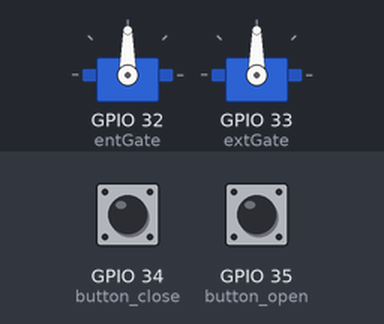
Bench run of a sketch on a simulated ESP32. Shown: 2 × servo. The inputs (shaded band) are chosen by the test bench; at power-on: GPIO 34 (button_close) LOW, GPIO 35 (button_open) LOW. WiFi joins after 1.5 s; servers stay silent unless stated; uploads are accepted with an empty reply; what the sketch prints to the serial monitor is not drawn.

Above: at 2.7 s.
2.8 s: GPIO 34 (button_close) pulled HIGH for 0.15 s
At 3.8 s:
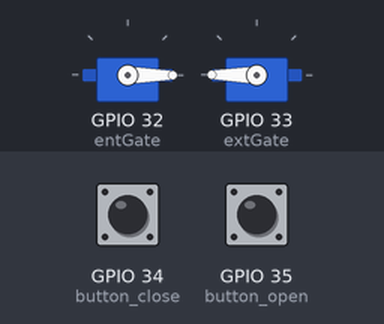
4.4 s: GPIO 35 (button_open) pulled HIGH for 0.15 s
At 5.0 s:
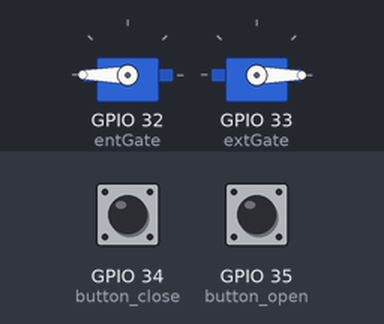
6.0 s: GPIO 34 (button_close) pulled HIGH for 1 s
At 7.4 s:
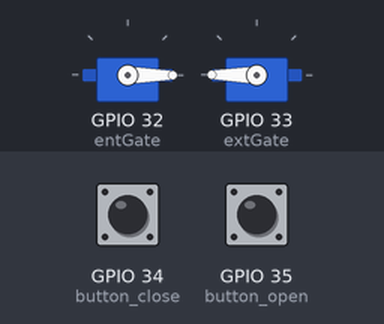
8.5 s: GPIO 35 (button_open) pulled HIGH for 1 s
At 9.4 s:
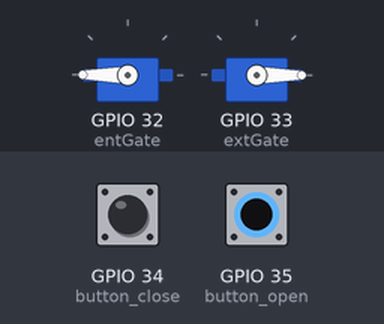
Timing chart, 0 to 11.5 s (numbered marks = the images above; inputs shaded):
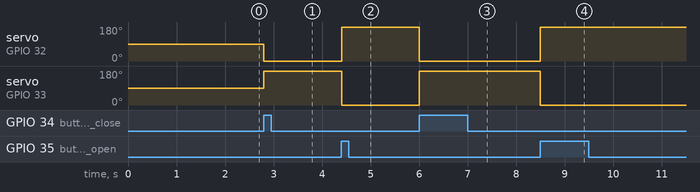

Measured:
- after the input at 2.8 s, servo on GPIO 32 (entGate): 90° → 0° at once; servo on GPIO 33 (extGate): 90° → 180° at once
- after the input at 4.4 s, servo on GPIO 32 (entGate): 0° → 180° at once; servo on GPIO 33 (extGate): 180° → 0° at once
- after the input at 6.0 s, servo on GPIO 32 (entGate): 180° → 0° at once; servo on GPIO 33 (extGate): 0° → 180° at once
- after the input at 8.5 s, servo on GPIO 32 (entGate): 0° → 180° at once; servo on GPIO 33 (extGate): 180° → 0° at once

The sketch:

esp32_swissgate.ino
```cpp
#include <WiFi.h>
#include <HTTPClient.h>
#include <ArduinoJson.h>
#include <ESP32Servo.h>

const char ssid[] = "POCO F3";
const char password[] = "nopassword";

// const char* ssid = "1Oz6-2.4G";  // Replace with your Wi-Fi SSID
// const char* password = "1_Oz6@915";  // Replace with your Wi-Fi password

// const char* ssid = "testing1";  // Replace with your Wi-Fi SSID
// const char* password = "hyc12345";  // Replace with your Wi-Fi password

const char* server = "https://apiv2.favoriot.com/v2/streams";
const char* apiKey = "";  // Replace with your Favoriot API Key
const char* deviceID = "";  // Replace with your Favoriot Device ID

Servo myServo;
int entGate = 32; // Change to the pin you want to use on Arduino Mega
Servo myServo2;
int extGate = 33; // Change to the pin you want to use on Arduino Mega
int angle2 = 0;
int button_open = 35;  //green button
int button_close = 34;  //blue button

unsigned long previousMillis = 0;  // Stores last time HTTP request was made
const long interval = 5000;  // Interval for HTTP request (5 seconds)

void setup() {
  Serial.begin(115200);
  myServo.attach(entGate);
  myServo2.attach(extGate);
  pinMode(button_open, INPUT);
  pinMode(button_close, INPUT);

  // Connect to Wi-Fi
  WiFi.begin(ssid, password);
  while (WiFi.status() != WL_CONNECTED) {
    delay(500);
    Serial.print(".");
  }
  Serial.println("WiFi connected");
}

void loop() {
  // Handle button presses immediately
  handleButtonPress();

  // Perform periodic HTTP GET request
  unsigned long currentMillis = millis();
  if (currentMillis - previousMillis >= interval) {
    previousMillis = currentMillis;
    performHttpGet();
  }
}

void handleButtonPress() {
  if (digitalRead(button_open) == HIGH) {
    myServo.write(180);
    myServo2.write(0);
    sendCommandToFavoriot(1);
  }

  if (digitalRead(button_close) == HIGH) {
    myServo.write(0);
    myServo2.write(180);
    sendCommandToFavoriot(0);
  }
}

void sendCommandToFavoriot(int command) {
  StaticJsonDocument<200> doc;
  JsonObject root = doc.to<JsonObject>();
  root["device_developer_id"] = deviceID;
  JsonObject data = root.createNestedObject("data");
  data["command"] = command;
  String body;
  serializeJson(root, body);
  Serial.println(body);

  HTTPClient http;
  http.begin("https://apiv2.favoriot.com/v2/streams");
  http.addHeader("Content-Type", "application/json");
  http.addHeader("Apikey", apiKey);

  int httpCode = http.POST(body);
  if (httpCode > 0) {
    Serial.printf("[HTTP] POST... code: %d\n", httpCode);
    if (httpCode == HTTP_CODE_OK) {
      String payload = http.getString();
      Serial.println(payload);
    }
  } else {
    Serial.printf("[HTTP] POST... failed, error: %s\n", http.errorToString(httpCode).c_str());
  }
  http.end();
}

void performHttpGet() {
  if (WiFi.status() == WL_CONNECTED) {
    WiFiClientSecure client;
    client.setInsecure(); // Disable SSL certificate verification
    HTTPClient http;
    String url = String(server) + "?device_developer_id=" + deviceID;
    Serial.print("Connecting to URL: ");
    Serial.println(url);
    http.begin(client, url);  // Use WiFiClient and URL

    http.addHeader("Content-Type", "application/json");
    http.addHeader("apikey", apiKey);

    int httpCode = http.GET();
    Serial.print("HTTP Response code: ");
    Serial.println(httpCode);

    if (httpCode > 0) {
      String payload = http.getString();
      //Serial.println("Payload: " + payload);

      // Parse JSON payload
      DynamicJsonDocument doc(2048);
      DeserializationError error = deserializeJson(doc, payload);

      if (!error) {
        // Accessing the last element of the results array
        JsonObject latestResult = doc["results"][0];

        // Accessing the command value of the last result
        int command = latestResult["data"]["command"];
        Serial.print("Command: ");
        Serial.println(command);

        // Act based on the command
        if (command == 1) {
          myServo.write(180);
          myServo2.write(0);
        } else if (command == 0) {
          myServo.write(0);
          myServo2.write(180);
        }
      } else {
        Serial.print("JSON deserialization failed: ");
        Serial.println(error.c_str());
      }
    } else {
      Serial.print("Error on HTTP request: ");
      Serial.println(httpCode);
    }

    http.end();
  } else {
    Serial.println("WiFi not connected");
  }
}
```
